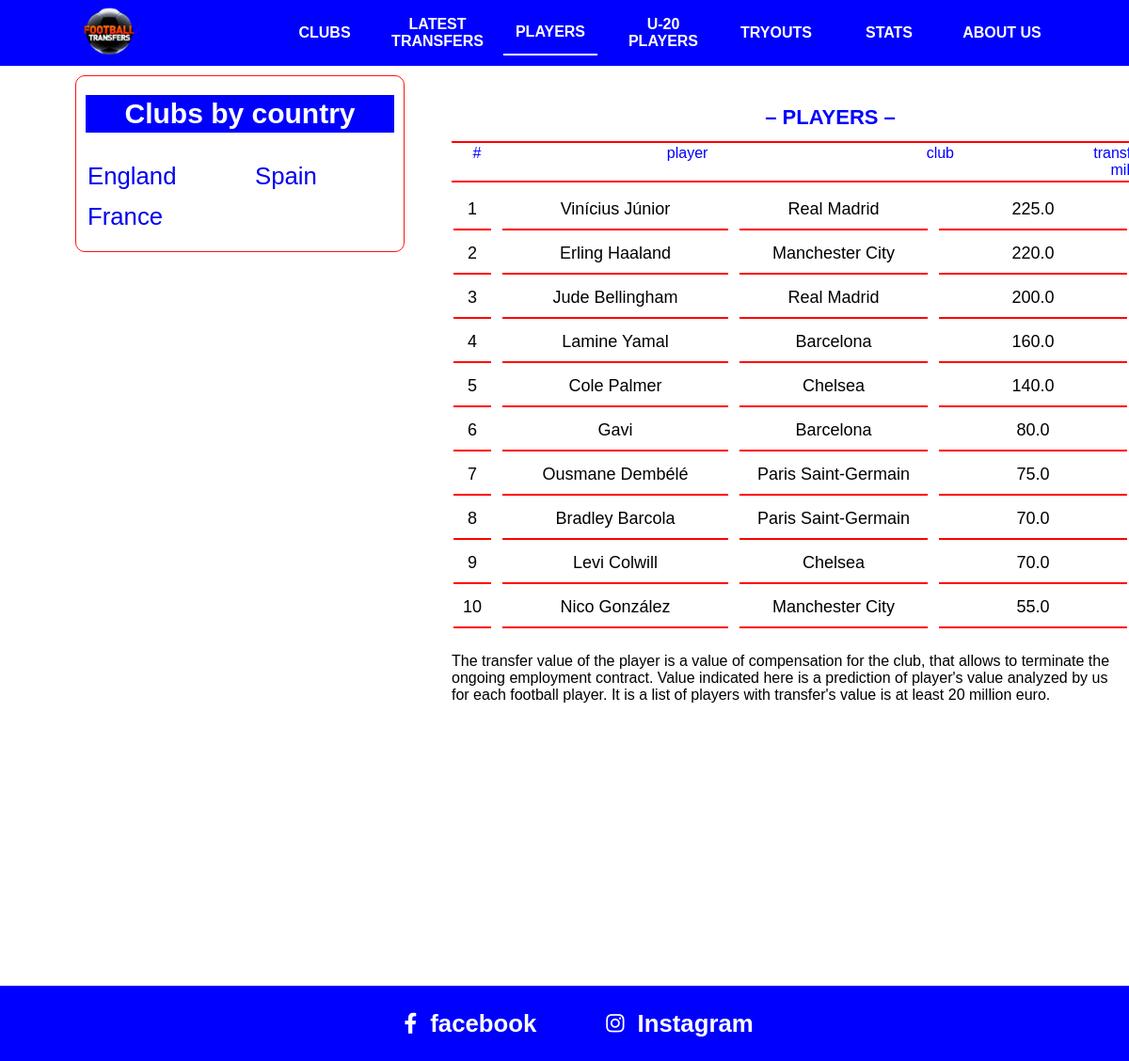
Screenshot of /players/ with the database file from the repository.
### main/models.py (models this page shows, shortened)
class Country(models.Model):
    name = models.CharField(max_length=100)

class Player(models.Model):
     name = models.CharField(max_length=100)
     age = models.PositiveSmallIntegerField()
     position = models.CharField(max_length=100)
     price = models.FloatField(validators = [MinValueValidator(0.0)])
     country = models.ForeignKey(Country, on_delete=models.SET_NULL, null=True)
     club = models.ForeignKey(Club, on_delete=models.SET_NULL, null=True)

class Club(models.Model):
    name = models.CharField(max_length=100)
    image = models.ImageField(upload_to='clubs')
    president = models.CharField(max_length=100, blank=True, null=True)
    coach = models.CharField(max_length=100, blank=True, null=True)
    found_date = models.DateField(blank=True,null=True)
    country = models.ForeignKey(Country, on_delete=models.SET_NULL, null=True)
    def __str__(self):
        return self.name

### main/views.py (the view)
# urls.py: path('players/', PlayerView.as_view(), name='players'),
class PlayerView(View):
    def get(self,request):
        players = Player.objects.all().order_by('-price')
        context = {
            'players':players
        }
        return render(request,'players.html',context)

### main/context_processor.py (called while the page is built)
def get_countries(request):
    countries = Country.objects.annotate(club_count=Count('club')).filter(club_count__gt=0).order_by('-club_count')
    length = countries.count()
    left_countries  = list(countries)[::2]
    rigth_countries = list(countries)[1::2]
    context = {
        'left_countries': left_countries,
        'right_countries': rigth_countries,
    }
    return context

### template/players.html (shortened to what this page needs)
{% extends 'base.html' %}
{% block players_active %}navActive{% endblock %}
{% block content %}
  <div class="nav">
        <h2>– PLAYERS –</h2>
        <table class="content-nav">
            <thead>
              <tr>
                <td>#</td>
                <td>player</td>
                <td>club</td>
                <td>transfer value, <br> mill. euro</td>
              </tr>
            </thead>
          </table>
    </div>
    <div class="content">
        <table class="playerss">
            {% for player in players %}
          <tr>
            <td>{{ forloop.counter }}</td>
            <td>{{ player.name }}</td>
            <td>{{ player.club }}</td>
            <td>{{ player.price }}</td>
          </tr>
               {% endfor %}
          </table>
        <p> The transfer value of the player is a value of compensation for the  club, that allows to terminate the ongoing employment contract. Value indicated here  is a prediction of player's value analyzed by us for each football player. It is a list of players with transfer's value is at least 20 million euro.</p>
      </div>
{% endblock %}

### template/base.html (shortened to what this page needs)
<!DOCTYPE html>
{% load static %}
<html>
  <head>
    <link rel="stylesheet" type="text/css" media="screen" href="{% static 'css/main.css'  %}" />
    <link
      rel="stylesheet"
      href="https://cdnjs.cloudflare.com/ajax/libs/font-awesome/6.1.1/css/all.min.css"
    />
  </head>
  <body>
    <div class="container">
      <div class="navbar">
        <div class="icon">
          <a href="{% url 'index' %}">
            <img src="{% static 'img/12252568_173-removebg-preview.png' %}" alt="" />
          </a>
        </div>
        <div class="links">
          <div class="{% block clubs_active %}{% endblock %}"><a href="{% url 'clubs' %}">CLUBS</a></div>
          <div class="{% block transfers_active %}{% endblock %}"><a href="{% url 'latest-transfers' %}">LATEST TRANSFERS</a></div>
          <div class="{% block players_active %}{% endblock %}"><a href="/players/">PLAYERS</a></div>
          <div class="{% block playeru20_active %}{% endblock %}"><a href="/playeru20/">U-20 PLAYERS</a></div>
          <div class="{% block tryouts_active %}{% endblock %}"><a href="/tryouts/">TRYOUTS</a></div>
          <div class="{% block stats_active %}{% endblock %}"><a href="/stats/">STATS</a></div>
          <div class="{% block about_active %}{% endblock %}"><a href="/about/">ABOUT US</a></div>
        </div>
      </div>
      <div class="country-clubs">
        <h2 id="title">Clubs by country</h2>
        <div class="country">
          <div>
            {% for country in left_countries %}
            <h3>
              <a href="/clubs/?country={{country.id}}">{{ country.name }}</a>
              <br/>
            </h3>
            {% endfor %}
          </div>
          <div>
           {% for country in right_countries %}
            <h3>
              <a href="/clubs/?country={{country.id}}">{{ country.name }}</a>
              <br/>
            </h3>
            {% endfor %}
          </div>
        </div>
      </div>
                {% block content %} {% endblock %}
         <div class="footer" style="margin-top: 200px;">
        <a href="https://www.facebook.com/topfootballtransfers/">
          <div>
            <i class="fa-brands fa-facebook-f"></i> &nbsp;
              <h3>facebook</h3>
          </div>
        </a>
        <a href="https://www.instagram.com/topfootballtransfers/">
          <div>
            <i class="fa-brands fa-instagram"></i> &nbsp;
            <h3>Instagram</h3>
          </div>
        </a>
      </div>
    </div>
  </body>
</html>

### static/css/main.css (style rules this page uses)
* { margin: 0; padding: 0; box-sizing: border-box; }
.container { width: 100% !important; display: inline-block; font-family: sans-serif; }
.container .navbar { width: 100%; background-color: blue; display: flex; align-items: center; justify-content: space-around; position: fixed; z-index: 99; height: 70px !important; }
.container .navbar .icon { width: 100px; overflow: hidden; }
.container .navbar .icon img { width: 130%; margin-left: -14%; }
.container .navbar .links { z-index: 999; display: flex; }
.container .navbar .links div { width: 100px; text-align: center; display: flex; align-items: center; margin-right: 20px; }
.container .navbar .links div a { color: white; font-weight: 700; text-decoration: none; width: 100px !important; height: 45px; display: flex; align-items: center; justify-content: center; }
.container .navActive { border-bottom: 2px solid white !important; }
.country-clubs { width: 350px; border: 1px solid rgb(255, 16, 16); border-radius: 10px; position: fixed; top: 80px; left: 80px; padding: 10px 10px; padding-bottom: 10px; }
.country-clubs h2 { margin: 10px 0px; transition: all 0.3s ease; }
.country-clubs #title { font-size: 30px; background-color: blue; color: white; text-align: center; line-height: 40px; }
.country-clubs .country { width: 100%; display: flex; flex-wrap: wrap; justify-content: space-between; font-size: 22px; margin-top: 20px; }
.country-clubs .country div { width: 150px; height: 100%; }
.country-clubs .country h3 { font-weight: 100 !important; margin: 10px 0px !important; width: 100%; padding: 2px 2px; transition: all 0.3s ease; }
.country-clubs .country h3 a { text-decoration: none; margin-top: 20px !important; }
.nav { width: 805px; background-color: white; position: fixed; left: 480px; top: 70px; }
.nav h2 { text-align: center; color: blue; line-height: 50px; padding-top: 30px; font-size: 22px; }
.playerss { width: 100%; }
.playerss tr { display: flex; flex-wrap: wrap; justify-content: space-between; }
.playerss tr td { width: 200px; margin-bottom: 4px; padding: 10px 0px; font-size: 18px; border-bottom: 2px solid rgb(255, 0, 0); text-align: center; }
.players tr td:nth-child(2), .top-players tr td:nth-child(2), .playerss tr td:nth-child(2) { width: 240px; }
.players tr td:nth-child(1), .top-players tr td:nth-child(1), .playerss tr td:nth-child(1) { width: 40px !important; }
.content { max-width: 800px; margin-left: 480px; margin-top: 200px; padding-bottom: 100px; }
.content p, .content b { margin-top: 20px; }
.content-nav { border-top: 2px solid rgb(255, 0, 0); border-bottom: 2px solid rgb(255, 0, 0); width: 100%; }
.content-nav tr { display: flex; justify-content: space-between !important; }
.content-nav tr td { width: 140px; color: blue; text-align: center; }
.content-nav tr td:nth-child(1) { width: 50px; }
.content-nav tr td:nth-child(2) { width: 250px; }
.footer { width: 100%; background-color: blue; height: 80px; display: flex; align-items: center; justify-content: center; font-size: 22px; padding-left: 80px; }
.footer a { margin-right: 50px; color: white; text-decoration: none; word-spacing: 8px; padding: 4px 12px; border-radius: 5px; transition: all 0.3s ease; }
.footer a div { display: flex; align-items: center; }

### rows the page displays
Country: name "England"
Country: name "France"
Country: name "Spain"
Player: name "Vinícius Júnior", club "Real Madrid", price "225.0"
Player: name "Erling Haaland", club "Manchester City", price "220.0"
Player: name "Jude Bellingham", club "Real Madrid", price "200.0"
Player: name "Lamine Yamal", club "Barcelona", price "160.0"
Player: name "Cole Palmer", club "Chelsea", price "140.0"
Player: name "Gavi", club "Barcelona", price "80.0"
Player: name "Ousmane Dembélé", club "Paris Saint-Germain", price "75.0"
Player: name "Bradley Barcola", club "Paris Saint-Germain", price "70.0"
Player: name "Levi Colwill", club "Chelsea", price "70.0"
Player: name "Nico González", club "Manchester City", price "55.0"
